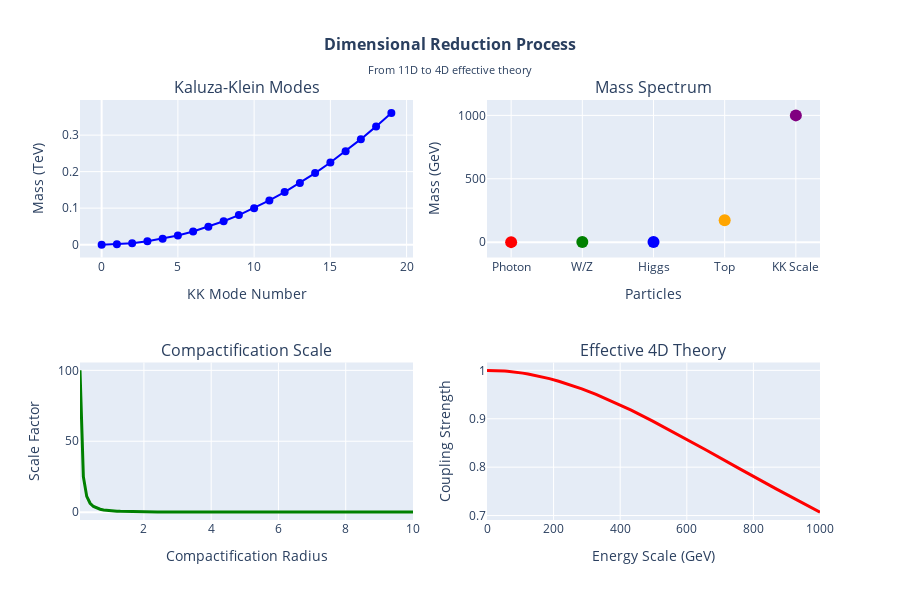

The notebook cell this image was saved under:
### Markdown cell above
## Step 5: Dimensional Reduction

The transition from 11-dimensional AdS₄×K₇ to 4-dimensional spacetime through Kaluza-Klein compactification.

### Code cell
# Dimensional reduction visualization
fig = make_subplots(
    rows=2, cols=2,
    subplot_titles=('Kaluza-Klein Modes', 'Mass Spectrum', 'Compactification Scale', 'Effective 4D Theory'),
    specs=[[{'type': 'scatter'}, {'type': 'scatter'}],
           [{'type': 'scatter'}, {'type': 'scatter'}]]
)

# Kaluza-Klein modes
n_modes = np.arange(0, 20)
masses = n_modes**2 * (1e-3)  # TeV scale
fig.add_trace(
    go.Scatter(x=n_modes, y=masses, mode='markers+lines', name='KK Modes',
               marker=dict(size=8, color='blue'), line=dict(width=2)),
    row=1, col=1
)

# Mass spectrum
masses_tev = np.array([0, 0.125, 1.5, 173, 1000])  # GeV to TeV
particles = ['Photon', 'W/Z', 'Higgs', 'Top', 'KK Scale']
colors = ['red', 'green', 'blue', 'orange', 'purple']
fig.add_trace(
    go.Scatter(x=particles, y=masses_tev, mode='markers', name='Mass Spectrum',
               marker=dict(size=12, color=colors)),
    row=1, col=2
)

# Compactification scale evolution
R = np.linspace(0.1, 10, 100)
scale_evolution = 1/R**2
fig.add_trace(
    go.Scatter(x=R, y=scale_evolution, mode='lines', name='Compactification Scale',
               line=dict(color='green', width=3)),
    row=2, col=1
)

# Effective 4D coupling evolution
energy = np.logspace(-3, 3, 100)  # GeV to TeV
coupling_evolution = 1/np.sqrt(1 + energy**2/1000**2)  # Simplified
fig.add_trace(
    go.Scatter(x=energy, y=coupling_evolution, mode='lines', name='4D Coupling',
               line=dict(color='red', width=3)),
    row=2, col=2
)

fig.update_layout(
    title=dict(
        text="<b>Dimensional Reduction Process</b><br><sub>From 11D to 4D effective theory</sub>",
        x=0.5,
        font=dict(size=16)
    ),
    height=600,
    showlegend=False
)

# Update axes labels
fig.update_xaxes(title_text="KK Mode Number", row=1, col=1)
fig.update_xaxes(title_text="Particles", row=1, col=2)
fig.update_xaxes(title_text="Compactification Radius", row=2, col=1)
fig.update_xaxes(title_text="Energy Scale (GeV)", row=2, col=2)

fig.update_yaxes(title_text="Mass (TeV)", row=1, col=1)
fig.update_yaxes(title_text="Mass (GeV)", row=1, col=2)
fig.update_yaxes(title_text="Scale Factor", row=2, col=1)
fig.update_yaxes(title_text="Coupling Strength", row=2, col=2)

fig.show()

print("=== Dimensional Reduction ===")
print(f"Starting dimension: 11D (AdS₄×K₇)")
print(f"Final dimension: 4D (spacetime)")
print(f"Compactification radius: R_K7 ~ 1/TeV")
print(f"KK scale: M_KK ~ 1/R_K7")
print(f"Effective 4D theory: Standard Model")

### Figure 1 — Plotly figure (JSON) as saved in the notebook; plotly's stock layout.template omitted (floating-point values rounded to 4 significant figures)
{"data": [{"line": {"width": 2}, "marker": {"color": "blue", "size": 8}, "mode": "markers+lines", "name": "KK Modes", "type": "scatter", "x": [0, 1, 2, 3, 4, 5, 6, 7, 8, 9, 10, 11, 12, 13, 14, 15, 16, 17, 18, 19], "xaxis": "x", "y": [0.0, 0.001, 0.004, 0.009, 0.016, 0.025, 0.036, 0.049, 0.064, 0.081, 0.1, 0.121, 0.144, 0.169, 0.196, 0.225, 0.256, 0.289, 0.324, 0.361], "yaxis": "y"}, {"marker": {"color": ["red", "green", "blue", "orange", "purple"], "size": 12}, "mode": "markers", "name": "Mass Spectrum", "type": "scatter", "x": ["Photon", "W/Z", "Higgs", "Top", "KK Scale"], "xaxis": "x2", "y": [0.0, 0.125, 1.5, 173.0, 1000.0], "yaxis": "y2"}, {"line": {"color": "green", "width": 3}, "mode": "lines", "name": "Compactification Scale", "type": "scatter", "x": [0.1, 0.2, 0.3, 0.4, 0.5, 0.6, 0.7, 0.8, 0.9, 1.0, 1.1, 1.2, 1.3, 1.4, 1.5, 1.6, 1.7, 1.8, 1.9, 2.0, 2.1, 2.2, 2.3, 2.4, 2.5, 2.6, 2.7, 2.8, 2.9, 3.0, 3.1, 3.2, 3.3, 3.4, 3.5, 3.6, 3.7, 3.8, 3.9, 4.0, 4.1, 4.2, 4.3, 4.4, 4.5, 4.6, 4.7, 4.8, 4.9, 5.0, 5.1, 5.2, 5.3, 5.4, 5.5, 5.6, 5.7, 5.8, 5.9, 6.0, 6.1, 6.2, 6.3, 6.4, 6.5, 6.6, 6.7, 6.8, 6.9, 7.0, 7.1, 7.2, 7.3, 7.4, 7.5, 7.6, 7.7, 7.8, 7.9, 8.0, 8.1, 8.2, 8.3, 8.4, 8.5, 8.6, 8.7, 8.8, 8.9, 9.0, 9.1, 9.2, 9.3, 9.4, 9.5, 9.6, 9.7, 9.8, 9.9, 10.0], "xaxis": "x3", "y": [100.0, 25.0, 11.11, 6.25, 4.0, 2.778, 2.041, 1.562, 1.235, 1.0, 0.8264, 0.6944, 0.5917, 0.5102, 0.4444, 0.3906, 0.346, 0.3086, 0.277, 0.25, 0.2268, 0.2066, 0.189, 0.1736, 0.16, 0.1479, 0.1372, 0.1276, 0.1189, 0.1111, 0.1041, 0.09766, 0.09183, 0.08651, 0.08163, 0.07716, 0.07305, 0.06925, 0.06575, 0.0625, 0.05949, 0.05669, 0.05408, 0.05165, 0.04938, 0.04726, 0.04527, 0.0434, 0.04165, 0.04, 0.03845, 0.03698, 0.0356, 0.03429, 0.03306, 0.03189, 0.03078, 0.02973, 0.02873, 0.02778, 0.02687, 0.02601, 0.0252, 0.02441, 0.02367, 0.02296, 0.02228, 0.02163, 0.021, 0.02041, 0.01984, 0.01929, 0.01877, 0.01826, 0.01778, 0.01731, 0.01687, 0.01644, 0.01602, 0.01562, 0.01524, 0.01487, 0.01452, 0.01417, 0.01384, 0.01352, 0.01321, 0.01291, 0.01262, 0.01235, 0.01208, 0.01181, 0.01156, 0.01132, 0.01108, 0.01085, 0.01063, 0.01041, 0.0102, 0.01], "yaxis": "y3"}, {"line": {"color": "red", "width": 3}, "mode": "lines", "name": "4D Coupling", "type": "scatter", "x": [0.001, 0.00115, 0.001322, 0.00152, 0.001748, 0.002009, 0.00231, 0.002656, 0.003054, 0.003511, 0.004037, 0.004642, 0.005337, 0.006136, 0.007055, 0.008111, 0.009326, 0.01072, 0.01233, 0.01417, 0.0163, 0.01874, 0.02154, 0.02477, 0.02848, 0.03275, 0.03765, 0.04329, 0.04977, 0.05722, 0.06579, 0.07565, 0.08697, 0.1, 0.115, 0.1322, 0.152, 0.1748, 0.2009, 0.231, 0.2656, 0.3054, 0.3511, 0.4037, 0.4642, 0.5337, 0.6136, 0.7055, 0.8111, 0.9326, 1.072, 1.233, 1.417, 1.63, 1.874, 2.154, 2.477, 2.848, 3.275, 3.765, 4.329, 4.977, 5.722, 6.579, 7.565, 8.697, 10.0, 11.5, 13.22, 15.2, 17.48, 20.09, 23.1, 26.56, 30.54, 35.11, 40.37, 46.42, 53.37, 61.36, 70.55, 81.11, 93.26, 107.2, 123.3, 141.7, 163.0, 187.4, 215.4, 247.7, 284.8, 327.5, 376.5, 432.9, 497.7, 572.2, 657.9, 756.5, 869.7, 1000.0], "xaxis": "x4", "y": [1.0, 1.0, 1.0, 1.0, 1.0, 1.0, 1.0, 1.0, 1.0, 1.0, 1.0, 1.0, 1.0, 1.0, 1.0, 1.0, 1.0, 1.0, 1.0, 1.0, 1.0, 1.0, 1.0, 1.0, 1.0, 1.0, 1.0, 1.0, 1.0, 1.0, 1.0, 1.0, 1.0, 1.0, 1.0, 1.0, 1.0, 1.0, 1.0, 1.0, 1.0, 1.0, 1.0, 1.0, 1.0, 1.0, 1.0, 1.0, 1.0, 1.0, 1.0, 1.0, 1.0, 1.0, 1.0, 1.0, 1.0, 1.0, 1.0, 1.0, 1.0, 1.0, 1.0, 1.0, 1.0, 1.0, 1.0, 0.9999, 0.9999, 0.9999, 0.9998, 0.9998, 0.9997, 0.9996, 0.9995, 0.9994, 0.9992, 0.9989, 0.9986, 0.9981, 0.9975, 0.9967, 0.9957, 0.9943, 0.9925, 0.9901, 0.987, 0.9829, 0.9776, 0.9707, 0.9618, 0.9503, 0.9359, 0.9177, 0.8952, 0.8679, 0.8354, 0.7975, 0.7545, 0.7071], "yaxis": "y4"}], "layout": {"annotations": [{"font": {"size": 16}, "showarrow": false, "text": "Kaluza-Klein Modes", "x": 0.225, "xanchor": "center", "xref": "paper", "y": 1, "yanchor": "bottom", "yref": "paper"}, {"font": {"size": 16}, "showarrow": false, "text": "Mass Spectrum", "x": 0.775, "xanchor": "center", "xref": "paper", "y": 1, "yanchor": "bottom", "yref": "paper"}, {"font": {"size": 16}, "showarrow": false, "text": "Compactification Scale", "x": 0.225, "xanchor": "center", "xref": "paper", "y": 0.375, "yanchor": "bottom", "yref": "paper"}, {"font": {"size": 16}, "showarrow": false, "text": "Effective 4D Theory", "x": 0.775, "xanchor": "center", "xref": "paper", "y": 0.375, "yanchor": "bottom", "yref": "paper"}], "height": 600, "showlegend": false, "title": {"font": {"size": 16}, "text": "<b>Dimensional Reduction Process</b><br><sub>From 11D to 4D effective theory</sub>", "x": 0.5}, "xaxis": {"anchor": "y", "domain": [0, 0.45], "title": {"text": "KK Mode Number"}}, "xaxis2": {"anchor": "y2", "domain": [0.55, 1], "title": {"text": "Particles"}}, "xaxis3": {"anchor": "y3", "domain": [0, 0.45], "title": {"text": "Compactification Radius"}}, "xaxis4": {"anchor": "y4", "domain": [0.55, 1], "title": {"text": "Energy Scale (GeV)"}}, "yaxis": {"anchor": "x", "domain": [0.625, 1], "title": {"text": "Mass (TeV)"}}, "yaxis2": {"anchor": "x2", "domain": [0.625, 1], "title": {"text": "Mass (GeV)"}}, "yaxis3": {"anchor": "x3", "domain": [0, 0.375], "title": {"text": "Scale Factor"}}, "yaxis4": {"anchor": "x4", "domain": [0, 0.375], "title": {"text": "Coupling Strength"}}}}
